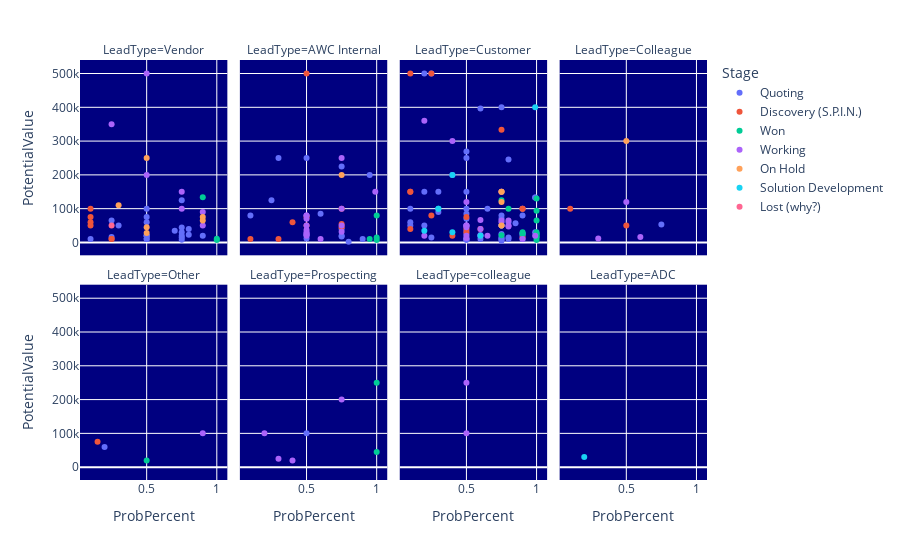

The notebook cell saved with this chart:
### Code cell
df = px.data.gapminder()
fig = px.scatter(dff, x='ProbPercent', y='PotentialValue', color='Stage', #size='pop',
                facet_col='LeadType', facet_col_wrap=4)

fig.update_layout(
    
    #margin=dict(l=0, r=0, t=0, b=0),
    #paper_bgcolor="khaki",
    plot_bgcolor='navy' #gainsboro
)

fig.show()

### Figure 1 — Plotly figure (JSON) as saved in the notebook; plotly's stock layout.template omitted (floating-point values rounded to 4 significant figures)
{"data": [{"hoverlabel": {"namelength": 0}, "hovertemplate": "Stage=Quoting<br>LeadType=Vendor<br>ProbPercent=%{x}<br>PotentialValue=%{y}", "legendgroup": "Quoting", "marker": {"color": "#636efa", "symbol": "circle"}, "mode": "markers", "name": "Quoting", "showlegend": true, "type": "scatter", "x": [0.75, 0.75, 0.8, 0.75, 0.5, 0.5, 0.3, 0.1, 0.5, 0.5, 0.5, 0.7, 0.5, 0.75, 0.5, 0.75, 0.8, 0.5, 0.75, 0.25, 0.25, 0.9], "xaxis": "x5", "y": [7753, 44226, 23000, 14840, 10000, 20000, 50000, 10000, 20000, 100000, 75000, 35000, 10000, 20000, 60000, 30000, 40000, 20000, 125000, 65000, 16000, 20000], "yaxis": "y5"}, {"hoverlabel": {"namelength": 0}, "hovertemplate": "Stage=Quoting<br>LeadType=AWC Internal<br>ProbPercent=%{x}<br>PotentialValue=%{y}", "legendgroup": "Quoting", "marker": {"color": "#636efa", "symbol": "circle"}, "mode": "markers", "name": "Quoting", "showlegend": false, "type": "scatter", "x": [0.6, 0.75, 0.5, 0.25, 0.75, 0.5, 0.5, 0.3, 0.8, 0.9, 0.75, 0.95, 0.75, 0.1], "xaxis": "x6", "y": [84867, 18000, 21000, 125000, 20000, 12000, 250000, 250000, 2000, 10000, 225000, 200000, 40000, 80000], "yaxis": "y6"}, {"hoverlabel": {"namelength": 0}, "hovertemplate": "Stage=Quoting<br>LeadType=Customer<br>ProbPercent=%{x}<br>PotentialValue=%{y}", "legendgroup": "Quoting", "marker": {"color": "#636efa", "symbol": "circle"}, "mode": "markers", "name": "Quoting", "showlegend": false, "type": "scatter", "x": [0.9, 0.75, 0.5, 0.5, 0.5, 0.65, 0.9, 0.8, 0.5, 0.5, 0.8, 0.75, 0.25, 0.5, 0.75, 0.99, 0.99, 0.85, 0.5, 0.5, 0.6, 0.5, 0.5, 0.99, 0.75, 0.6, 0.1, 0.1, 0.1, 0.25, 0.75, 0.75, 0.75, 0.75, 0.9, 0.9, 0.9, 0.9, 0.2, 0.3, 0.2, 0.5, 0.2, 0.4, 0.3, 0.5, 0.8, 0.75, 0.6, 0.8, 0.5], "xaxis": "x7", "y": [27500, 15000, 70000, 10000, 85000, 100000, 20000, 60000, 8000, 8000, 10000, 50000, 15000, 50000, 71000, 133000, 133000, 57000, 24700, 35000, 396350, 269355, 250000, 30000, 25000, 22000, 100000, 60000, 50000, 500000, 80000, 10000, 10000, 5000, 100000, 10000, 80000, 25000, 500000, 150000, 50000, 150000, 150000, 200000, 90000, 10000, 245790, 400000, 10000, 15000, 100000], "yaxis": "y7"}, {"hoverlabel": {"namelength": 0}, "hovertemplate": "Stage=Quoting<br>LeadType=Colleague<br>ProbPercent=%{x}<br>PotentialValue=%{y}", "legendgroup": "Quoting", "marker": {"color": "#636efa", "symbol": "circle"}, "mode": "markers", "name": "Quoting", "showlegend": false, "type": "scatter", "x": [0.75], "xaxis": "x8", "y": [53000], "yaxis": "y8"}, {"hoverlabel": {"namelength": 0}, "hovertemplate": "Stage=Quoting<br>LeadType=Other<br>ProbPercent=%{x}<br>PotentialValue=%{y}", "legendgroup": "Quoting", "marker": {"color": "#636efa", "symbol": "circle"}, "mode": "markers", "name": "Quoting", "showlegend": false, "type": "scatter", "x": [0.2], "xaxis": "x", "y": [60000], "yaxis": "y"}, {"hoverlabel": {"namelength": 0}, "hovertemplate": "Stage=Quoting<br>LeadType=Prospecting<br>ProbPercent=%{x}<br>PotentialValue=%{y}", "legendgroup": "Quoting", "marker": {"color": "#636efa", "symbol": "circle"}, "mode": "markers", "name": "Quoting", "showlegend": false, "type": "scatter", "x": [0.5], "xaxis": "x2", "y": [100000], "yaxis": "y2"}, {"hoverlabel": {"namelength": 0}, "hovertemplate": "Stage=Discovery (S.P.I.N.)<br>LeadType=Vendor<br>ProbPercent=%{x}<br>PotentialValue=%{y}", "legendgroup": "Discovery (S.P.I.N.)", "marker": {"color": "#EF553B", "symbol": "circle"}, "mode": "markers", "name": "Discovery (S.P.I.N.)", "showlegend": true, "type": "scatter", "x": [0.25, 0.25, 0.1, 0.1, 0.1, 0.1], "xaxis": "x5", "y": [10000, 10000, 75000, 60000, 50000, 100000], "yaxis": "y5"}, {"hoverlabel": {"namelength": 0}, "hovertemplate": "Stage=Discovery (S.P.I.N.)<br>LeadType=AWC Internal<br>ProbPercent=%{x}<br>PotentialValue=%{y}", "legendgroup": "Discovery (S.P.I.N.)", "marker": {"color": "#EF553B", "symbol": "circle"}, "mode": "markers", "name": "Discovery (S.P.I.N.)", "showlegend": false, "type": "scatter", "x": [0.75, 0.75, 0.5, 0.1, 0.4, 0.3, 0.75, 0.5, 0.5], "xaxis": "x6", "y": [45000, 55000, 75000, 10000, 60000, 10000, 100000, 50000, 500000], "yaxis": "y6"}, {"hoverlabel": {"namelength": 0}, "hovertemplate": "Stage=Discovery (S.P.I.N.)<br>LeadType=Customer<br>ProbPercent=%{x}<br>PotentialValue=%{y}", "legendgroup": "Discovery (S.P.I.N.)", "marker": {"color": "#EF553B", "symbol": "circle"}, "mode": "markers", "name": "Discovery (S.P.I.N.)", "showlegend": false, "type": "scatter", "x": [0.75, 0.5, 0.9, 0.6, 0.5, 0.1, 0.1, 0.1, 0.25, 0.25, 0.5, 0.75, 0.9, 0.9, 0.1, 0.4], "xaxis": "x7", "y": [333404, 30000, 15000, 40000, 75000, 500000, 150000, 150000, 500000, 80000, 40000, 50000, 100000, 100000, 40000, 20000], "yaxis": "y7"}, {"hoverlabel": {"namelength": 0}, "hovertemplate": "Stage=Discovery (S.P.I.N.)<br>LeadType=Colleague<br>ProbPercent=%{x}<br>PotentialValue=%{y}", "legendgroup": "Discovery (S.P.I.N.)", "marker": {"color": "#EF553B", "symbol": "circle"}, "mode": "markers", "name": "Discovery (S.P.I.N.)", "showlegend": false, "type": "scatter", "x": [0.1, 0.5], "xaxis": "x8", "y": [100000, 50000], "yaxis": "y8"}, {"hoverlabel": {"namelength": 0}, "hovertemplate": "Stage=Discovery (S.P.I.N.)<br>LeadType=Other<br>ProbPercent=%{x}<br>PotentialValue=%{y}", "legendgroup": "Discovery (S.P.I.N.)", "marker": {"color": "#EF553B", "symbol": "circle"}, "mode": "markers", "name": "Discovery (S.P.I.N.)", "showlegend": false, "type": "scatter", "x": [0.15], "xaxis": "x", "y": [75000], "yaxis": "y"}, {"hoverlabel": {"namelength": 0}, "hovertemplate": "Stage=Won<br>LeadType=Vendor<br>ProbPercent=%{x}<br>PotentialValue=%{y}", "legendgroup": "Won", "marker": {"color": "#00cc96", "symbol": "circle"}, "mode": "markers", "name": "Won", "showlegend": true, "type": "scatter", "x": [1, 1, 0.9], "xaxis": "x5", "y": [11040, 7500, 133694], "yaxis": "y5"}, {"hoverlabel": {"namelength": 0}, "hovertemplate": "Stage=Won<br>LeadType=AWC Internal<br>ProbPercent=%{x}<br>PotentialValue=%{y}", "legendgroup": "Won", "marker": {"color": "#00cc96", "symbol": "circle"}, "mode": "markers", "name": "Won", "showlegend": false, "type": "scatter", "x": [1, 1, 0.95, 1], "xaxis": "x6", "y": [80000, 7000, 10000, 15000], "yaxis": "y6"}, {"hoverlabel": {"namelength": 0}, "hovertemplate": "Stage=Won<br>LeadType=Customer<br>ProbPercent=%{x}<br>PotentialValue=%{y}", "legendgroup": "Won", "marker": {"color": "#00cc96", "symbol": "circle"}, "mode": "markers", "name": "Won", "showlegend": false, "type": "scatter", "x": [1, 0.75, 0.9, 1, 0.75, 0.8, 1, 0.75, 1, 1, 1, 1, 0.9, 1, 1], "xaxis": "x7", "y": [24000, 50000, 25000, 30000, 125000, 100000, 7500, 21000, 25000, 16000, 65000, 16373, 30000, 130000, 94000], "yaxis": "y7"}, {"hoverlabel": {"namelength": 0}, "hovertemplate": "Stage=Won<br>LeadType=Other<br>ProbPercent=%{x}<br>PotentialValue=%{y}", "legendgroup": "Won", "marker": {"color": "#00cc96", "symbol": "circle"}, "mode": "markers", "name": "Won", "showlegend": false, "type": "scatter", "x": [0.5], "xaxis": "x", "y": [20000], "yaxis": "y"}, {"hoverlabel": {"namelength": 0}, "hovertemplate": "Stage=Won<br>LeadType=Prospecting<br>ProbPercent=%{x}<br>PotentialValue=%{y}", "legendgroup": "Won", "marker": {"color": "#00cc96", "symbol": "circle"}, "mode": "markers", "name": "Won", "showlegend": false, "type": "scatter", "x": [1, 1], "xaxis": "x2", "y": [250000, 45000], "yaxis": "y2"}, {"hoverlabel": {"namelength": 0}, "hovertemplate": "Stage=Working<br>LeadType=Vendor<br>ProbPercent=%{x}<br>PotentialValue=%{y}", "legendgroup": "Working", "marker": {"color": "#ab63fa", "symbol": "circle"}, "mode": "markers", "name": "Working", "showlegend": true, "type": "scatter", "x": [0.9, 0.5, 0.75, 0.5, 0.75, 0.25, 0.9], "xaxis": "x5", "y": [50000, 500000, 100000, 200000, 150000, 350000, 90000], "yaxis": "y5"}, {"hoverlabel": {"namelength": 0}, "hovertemplate": "Stage=Working<br>LeadType=AWC Internal<br>ProbPercent=%{x}<br>PotentialValue=%{y}", "legendgroup": "Working", "marker": {"color": "#ab63fa", "symbol": "circle"}, "mode": "markers", "name": "Working", "showlegend": false, "type": "scatter", "x": [0.75, 0.5, 0.5, 0.5, 0.99, 0.5, 0.6, 0.5, 0.5, 0.5, 0.75, 0.75, 0.75, 0.5, 0.5], "xaxis": "x6", "y": [250000, 80000, 25000, 80000, 150000, 50000, 10000, 37000, 70000, 20000, 100000, 50000, 32000, 25000, 30000], "yaxis": "y6"}, {"hoverlabel": {"namelength": 0}, "hovertemplate": "Stage=Working<br>LeadType=Customer<br>ProbPercent=%{x}<br>PotentialValue=%{y}", "legendgroup": "Working", "marker": {"color": "#ab63fa", "symbol": "circle"}, "mode": "markers", "name": "Working", "showlegend": false, "type": "scatter", "x": [0.5, 0.5, 0.2, 0.2, 0.4, 0.75, 0.5, 0.65, 0.8, 0.75, 0.6, 0.5, 0.5, 0.99, 0.75, 0.75, 0.5, 0.6, 0.8, 0.9, 0.6, 0.8], "xaxis": "x7", "y": [13000, 45000, 20000, 360000, 300000, 50000, 50000, 20000, 65000, 65000, 20000, 120000, 50000, 20000, 150000, 60000, 20000, 40000, 47035, 10000, 66583, 50000], "yaxis": "y7"}, {"hoverlabel": {"namelength": 0}, "hovertemplate": "Stage=Working<br>LeadType=Colleague<br>ProbPercent=%{x}<br>PotentialValue=%{y}", "legendgroup": "Working", "marker": {"color": "#ab63fa", "symbol": "circle"}, "mode": "markers", "name": "Working", "showlegend": false, "type": "scatter", "x": [0.3, 0.5, 0.6], "xaxis": "x8", "y": [12000, 120000, 16290], "yaxis": "y8"}, {"hoverlabel": {"namelength": 0}, "hovertemplate": "Stage=Working<br>LeadType=Other<br>ProbPercent=%{x}<br>PotentialValue=%{y}", "legendgroup": "Working", "marker": {"color": "#ab63fa", "symbol": "circle"}, "mode": "markers", "name": "Working", "showlegend": false, "type": "scatter", "x": [0.9], "xaxis": "x", "y": [100000], "yaxis": "y"}, {"hoverlabel": {"namelength": 0}, "hovertemplate": "Stage=Working<br>LeadType=Prospecting<br>ProbPercent=%{x}<br>PotentialValue=%{y}", "legendgroup": "Working", "marker": {"color": "#ab63fa", "symbol": "circle"}, "mode": "markers", "name": "Working", "showlegend": false, "type": "scatter", "x": [0.2, 0.4, 0.3, 0.75], "xaxis": "x2", "y": [100000, 20000, 25000, 200000], "yaxis": "y2"}, {"hoverlabel": {"namelength": 0}, "hovertemplate": "Stage=Working<br>LeadType=colleague<br>ProbPercent=%{x}<br>PotentialValue=%{y}", "legendgroup": "Working", "marker": {"color": "#ab63fa", "symbol": "circle"}, "mode": "markers", "name": "Working", "showlegend": false, "type": "scatter", "x": [0.5, 0.5], "xaxis": "x3", "y": [100000, 250000], "yaxis": "y3"}, {"hoverlabel": {"namelength": 0}, "hovertemplate": "Stage=On Hold<br>LeadType=Vendor<br>ProbPercent=%{x}<br>PotentialValue=%{y}", "legendgroup": "On Hold", "marker": {"color": "#FFA15A", "symbol": "circle"}, "mode": "markers", "name": "On Hold", "showlegend": true, "type": "scatter", "x": [0.9, 0.3, 0.9, 0.5, 0.5, 0.5], "xaxis": "x5", "y": [65000, 110000, 75000, 250000, 45000, 28000], "yaxis": "y5"}, {"hoverlabel": {"namelength": 0}, "hovertemplate": "Stage=On Hold<br>LeadType=AWC Internal<br>ProbPercent=%{x}<br>PotentialValue=%{y}", "legendgroup": "On Hold", "marker": {"color": "#FFA15A", "symbol": "circle"}, "mode": "markers", "name": "On Hold", "showlegend": false, "type": "scatter", "x": [0.75], "xaxis": "x6", "y": [200000], "yaxis": "y6"}, {"hoverlabel": {"namelength": 0}, "hovertemplate": "Stage=On Hold<br>LeadType=Customer<br>ProbPercent=%{x}<br>PotentialValue=%{y}", "legendgroup": "On Hold", "marker": {"color": "#FFA15A", "symbol": "circle"}, "mode": "markers", "name": "On Hold", "showlegend": false, "type": "scatter", "x": [0.75, 0.75, 0.75, 0.75], "xaxis": "x7", "y": [150000, 50000, 150000, 120000], "yaxis": "y7"}, {"hoverlabel": {"namelength": 0}, "hovertemplate": "Stage=On Hold<br>LeadType=Colleague<br>ProbPercent=%{x}<br>PotentialValue=%{y}", "legendgroup": "On Hold", "marker": {"color": "#FFA15A", "symbol": "circle"}, "mode": "markers", "name": "On Hold", "showlegend": false, "type": "scatter", "x": [0.5], "xaxis": "x8", "y": [300000], "yaxis": "y8"}, {"hoverlabel": {"namelength": 0}, "hovertemplate": "Stage=Solution Development<br>LeadType=Customer<br>ProbPercent=%{x}<br>PotentialValue=%{y}", "legendgroup": "Solution Development", "marker": {"color": "#19d3f3", "symbol": "circle"}, "mode": "markers", "name": "Solution Development", "showlegend": true, "type": "scatter", "x": [0.2, 0.99, 0.3, 0.4, 0.3, 0.4, 0.6], "xaxis": "x7", "y": [35000, 400000, 100000, 30000, 100000, 200000, 20000], "yaxis": "y7"}, {"hoverlabel": {"namelength": 0}, "hovertemplate": "Stage=Solution Development<br>LeadType=ADC<br>ProbPercent=%{x}<br>PotentialValue=%{y}", "legendgroup": "Solution Development", "marker": {"color": "#19d3f3", "symbol": "circle"}, "mode": "markers", "name": "Solution Development", "showlegend": false, "type": "scatter", "x": [0.2], "xaxis": "x4", "y": [30000], "yaxis": "y4"}, {"hoverlabel": {"namelength": 0}, "hovertemplate": "Stage=Lost (why?)<br>LeadType=Vendor<br>ProbPercent=%{x}<br>PotentialValue=%{y}", "legendgroup": "Lost (why?)", "marker": {"color": "#FF6692", "symbol": "circle"}, "mode": "markers", "name": "Lost (why?)", "showlegend": true, "type": "scatter", "x": [0.25], "xaxis": "x5", "y": [50000], "yaxis": "y5"}], "layout": {"annotations": [{"font": {}, "showarrow": false, "text": "LeadType=Other", "x": 0.1175, "xanchor": "center", "xref": "paper", "y": 0.465, "yanchor": "bottom", "yref": "paper"}, {"font": {}, "showarrow": false, "text": "LeadType=Prospecting", "x": 0.3725, "xanchor": "center", "xref": "paper", "y": 0.465, "yanchor": "bottom", "yref": "paper"}, {"font": {}, "showarrow": false, "text": "LeadType=colleague", "x": 0.6275, "xanchor": "center", "xref": "paper", "y": 0.465, "yanchor": "bottom", "yref": "paper"}, {"font": {}, "showarrow": false, "text": "LeadType=ADC", "x": 0.8825, "xanchor": "center", "xref": "paper", "y": 0.465, "yanchor": "bottom", "yref": "paper"}, {"font": {}, "showarrow": false, "text": "LeadType=Vendor", "x": 0.1175, "xanchor": "center", "xref": "paper", "y": 1.0, "yanchor": "bottom", "yref": "paper"}, {"font": {}, "showarrow": false, "text": "LeadType=AWC Internal", "x": 0.3725, "xanchor": "center", "xref": "paper", "y": 1.0, "yanchor": "bottom", "yref": "paper"}, {"font": {}, "showarrow": false, "text": "LeadType=Customer", "x": 0.6275, "xanchor": "center", "xref": "paper", "y": 1.0, "yanchor": "bottom", "yref": "paper"}, {"font": {}, "showarrow": false, "text": "LeadType=Colleague", "x": 0.8825, "xanchor": "center", "xref": "paper", "y": 1.0, "yanchor": "bottom", "yref": "paper"}], "legend": {"title": {"text": "Stage"}, "tracegroupgap": 0}, "margin": {"t": 60}, "plot_bgcolor": "navy", "xaxis": {"anchor": "y", "domain": [0, 0.235], "title": {"text": "ProbPercent"}}, "xaxis2": {"anchor": "y2", "domain": [0.255, 0.49], "matches": "x", "title": {"text": "ProbPercent"}}, "xaxis3": {"anchor": "y3", "domain": [0.51, 0.745], "matches": "x", "title": {"text": "ProbPercent"}}, "xaxis4": {"anchor": "y4", "domain": [0.765, 1.0], "matches": "x", "title": {"text": "ProbPercent"}}, "xaxis5": {"anchor": "y5", "domain": [0, 0.235], "matches": "x", "showticklabels": false}, "xaxis6": {"anchor": "y6", "domain": [0.255, 0.49], "matches": "x", "showticklabels": false}, "xaxis7": {"anchor": "y7", "domain": [0.51, 0.745], "matches": "x", "showticklabels": false}, "xaxis8": {"anchor": "y8", "domain": [0.765, 1.0], "matches": "x", "showticklabels": false}, "yaxis": {"anchor": "x", "domain": [0, 0.465], "title": {"text": "PotentialValue"}}, "yaxis2": {"anchor": "x2", "domain": [0, 0.465], "matches": "y", "showticklabels": false}, "yaxis3": {"anchor": "x3", "domain": [0, 0.465], "matches": "y", "showticklabels": false}, "yaxis4": {"anchor": "x4", "domain": [0, 0.465], "matches": "y", "showticklabels": false}, "yaxis5": {"anchor": "x5", "domain": [0.535, 1.0], "matches": "y", "title": {"text": "PotentialValue"}}, "yaxis6": {"anchor": "x6", "domain": [0.535, 1.0], "matches": "y", "showticklabels": false}, "yaxis7": {"anchor": "x7", "domain": [0.535, 1.0], "matches": "y", "showticklabels": false}, "yaxis8": {"anchor": "x8", "domain": [0.535, 1.0], "matches": "y", "showticklabels": false}}}
